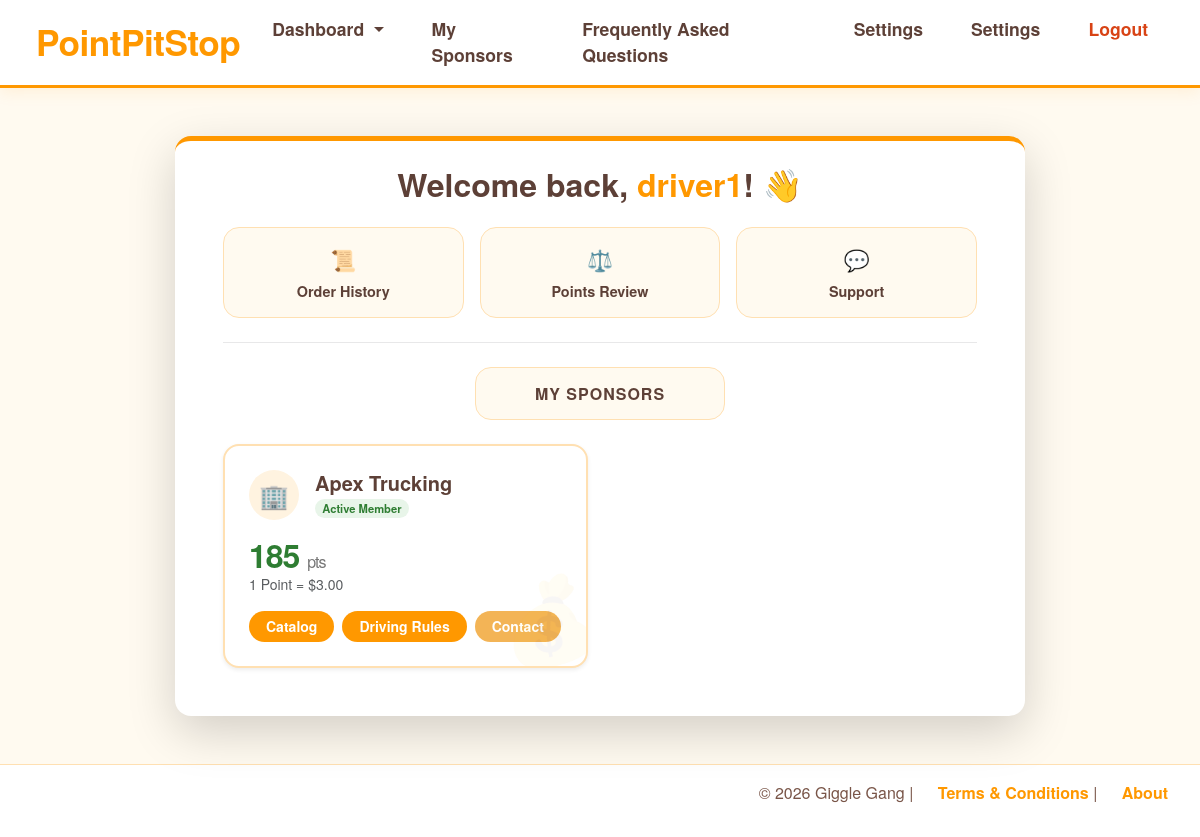
/dashboard (signed in), run on the app's committed database.
### models.py (models this page shows)
class Users(UserMixin, db.Model):
    __tablename__ = "users"
    id = db.Column(db.Integer, primary_key=True)
    username = db.Column(db.String(80), unique=True, nullable=False,index=True)
    password = db.Column(db.String(255), nullable=False)
    email = db.Column(db.String(120), unique=True, nullable=False,index=True)
    role = db.Column(db.String(50), nullable=False)
    creation_date = db.Column(db.DateTime, default=datetime.now, nullable=False)
    driver_profile = db.relationship("DriverProfile",back_populates="user",uselist=False,
        cascade="all,delete-orphan",lazy="joined")
    sponsor_profile = db.relationship("SponsorProfile",back_populates="user",uselist=False,
        cascade="all,delete-orphan",lazy="joined")
    admin_profile = db.relationship("AdminProfile",back_populates="user",uselist=False,
        cascade="all,delete-orphan",lazy="joined")

class DriverCompanyLink (db.Model):
    __tablename__ = "driver_company_link"
    id = db.Column(db.Integer, primary_key=True)
    driver_profile = db.relationship("DriverProfile",back_populates="company_links")
    driver_id = db.Column(db.Integer, db.ForeignKey('driver_profile.user_id'), nullable=False,index=True)
    company = db.relationship("SponsorCompany",back_populates="driver_links")
    company_id = db.Column(db.Integer, db.ForeignKey('sponsor_companies.id'), nullable=False,index=True)
    is_active = db.Column(db.Boolean, default=False, nullable=False, index=True)
    status_date = db.Column(db.DateTime, default=datetime.now, nullable=False)
    point_history = db.relationship("DriverPointsHistory"
                            ,backref="link"
                            ,lazy="dynamic")
    current_points = db.Column(db.Integer,default=0, nullable=False)

class SponsorCompany(db.Model):
    __tablename__ = "sponsor_companies"
    id = db.Column(db.Integer, primary_key=True)
    name = db.Column(db.String(150),unique=True,nullable=False)
    email = db.Column(db.String(120), unique=True, nullable=True,index=True)
    phone = db.Column(db.String(50), nullable=True)
    logo_filename = db.Column(db.String(255), nullable=True)
    brand_color = db.Column(db.String(255), nullable=True)
    points_conversion = db.Column(db.DECIMAL(10,2),nullable=False,default=.01)
    sponsor_users = db.relationship("SponsorProfile",back_populates="company")
    driver_links = db.relationship("DriverCompanyLink", back_populates="company")
    priceMax = db.Column(db.Integer, nullable=False, default=100)
    explicit = db.Column(db.Boolean, nullable=False, default=True)

### app.py (the view)
@app.route("/dashboard")
@login_required
def dashboard():
    if current_user.role == "driver":
        active_links = [link for link in g.profile.company_links if link.is_active]
        if not active_links:
            pending = DriverApplications.query.filter_by(user_id=current_user.id, status='pending').all()
            return render_template("driver/driver_waitingroom.html", username=current_user.driver_profile.firstname, pending_apps=pending)
        return render_template(
            "driver/driver_dashboard.html", username=current_user.username,links=active_links,profile=g.profile)
    elif current_user.role == "sponsor":
        return render_template("sponsor/sponsor_dashboard.html", username=current_user.username,firstname=g.profile.firstname,profile=g.profile)
    elif current_user.role == "admin":
        return render_template("admin/admin_dashboard.html", profile=g.profile,username=current_user.username)
    else:
        return redirect(url_for('auth.handle_logout'))

### app.py (called while the page is built)
@login_manager.user_loader
def load_user(user_id):
    return db.session.get(Users, int(user_id))

### templates/driver/driver_dashboard.html (shortened to what this page needs)
{% extends "base.html" %}
{% block body %}
<div class="container py-5">
    <div class="card pt-4 px-5 pb-5 shadow-lg rounded-4 border-0" style="max-width: 850px; margin: 0 auto; border-top: 5px solid #ff9800 !important;">
        <h2 class="text-center mt-0 mb-4" style="color: #5d4037; font-weight: 700;">
            Welcome back, <span style="color: #ff9800;">{{ username }}</span>! 👋
        </h2>
        <div class="row text-center g-3">
            <div class="col-sm-4">
                <a href="{{ url_for('driver.driver_order_history') }}" class="text-decoration-none">
                    <div class="p-3 rounded-4 action-card h-100" style="background-color: #fffaf0; border: 1px solid #ffe0b2;">
                        <span style="font-size: 1.3rem;">📜</span>
                        <h6 class="mt-2 mb-0" style="color: #5d4037; font-weight: 600; font-size: 0.9rem;">Order History</h6>
                    </div>
                </a>
            </div>
            <div class="col-sm-4">
                <a href="{{ url_for('driver.driver_points_review') }}" class="text-decoration-none">
                    <div class="p-3 rounded-4 action-card h-100" style="background-color: #fffaf0; border: 1px solid #ffe0b2;">
                        <span style="font-size: 1.3rem;">⚖️</span>
                        <h6 class="mt-2 mb-0" style="color: #5d4037; font-weight: 600; font-size: 0.9rem;">Points Review</h6>
                    </div>
                </a>
            </div>
            <div class="col-sm-4">
                <a href="{{ url_for('support.support_form') }}" class="text-decoration-none">
                    <div class="p-3 rounded-4 action-card h-100" style="background-color: #fffaf0; border: 1px solid #ffe0b2;">
                        <span style="font-size: 1.3rem;">💬</span>
                        <h6 class="mt-2 mb-0" style="color: #5d4037; font-weight: 600; font-size: 0.9rem;">Support</h6>
                    </div>
                </a>
            </div>
        </div>
        <hr class="my-4" style="opacity: 0.1;">
        <div class="d-flex justify-content-center mb-4">
            <div style="width: 250px;">
                <a href="{{ url_for('driver.mysponsors') }}" class="text-decoration-none">
                    <div class="p-3 rounded-4 action-card text-center" style="background-color: #fffaf0; border: 1px solid #ffe0b2;">
                        <h6 class="mb-0" style="color: #5d4037; font-weight: 700; text-transform: uppercase; letter-spacing: 1px;">
                            My Sponsors
                        </h6>
                    </div>
                </a>
            </div>
        </div>
        <div class="row g-4">
            {% for link in links %}
            <div class="col-md-6">
                <div class="wallet-card p-4 rounded-4 shadow-sm h-100 position-relative overflow-hidden"
                     style="background-color: #fff; border: 2px solid #ffe0b2; transition: transform 0.2s;">
                    <div class="position-absolute" style="right: -10px; bottom: -10px; font-size: 5rem; opacity: 0.05; transform: rotate(-15deg);">
                    </div>
                    <div class="d-flex align-items-center mb-3">
                        <div class="rounded-circle d-flex align-items-center justify-content-center"
                             style="width: 50px; height: 50px; background-color: #fff3e0; color: #ff9800; font-size: 1.5rem;">
                            {% if link.company.logo_filename %}
                                <img src="{{ url_for('static', filename='uploads/' + link.company.logo_filename) }}" style="width: 30px; height: auto;">
                            {% else %} 🏢 {% endif %}
                        </div>
                        <div class="ms-3">
                            <h5 class="mb-0" style="color: #5d4037; font-weight: 700;">{{ link.company.name }}</h5>
                            <span class="badge rounded-pill" style="background-color: #e8f5e9; color: #2e7d32; font-size: 0.7rem;">Active Member</span>
                        </div>
                    </div>
                    <div class="mt-2">
                        <h2 class="mb-0" style="color: #2e7d32; font-weight: 800; letter-spacing: -1px;">
                            {{ link.current_points }} <span style="font-size: 1rem; font-weight: 400; color: #757575;">pts</span>
                        </h2>
                        <p class="text-muted small mb-0">1 Point = ${{link.company.points_conversion}}</p>
                    </div>
                    <div class="d-flex gap-2 mt-3">
                        <a href="{{ url_for('driver.driver_catalog', link_id=link.id) }}"
                           class="btn btn-sm rounded-pill px-3"
                           style="background-color: #ff9800; color: white; font-weight: 600;">
                           Catalog
                        </a>
                        <a href="{{ url_for('driver.driver_view_org_rules', sourceORG=link.company_id) }}"
                           class="btn btn-sm rounded-pill px-3"
                           style="background-color: #ff9800; color: white; font-weight: 600;">
                           Driving Rules
                        </a>
                        <a href="{{ url_for('view_company_profile', company_id=link.company_id) }}"
                           class="btn btn-sm rounded-pill px-3"
                           style="background-color: #f3b456; color: white; font-weight: 600;">
                           Contact
                        </a>
                    </div>
                </div>
            </div>
            {% else %}
            <div class="col-12 text-center py-5 rounded-4" style="background-color: #fafafa; border: 2px dashed #eee;">
                <p class="text-muted">You aren't linked to any sponsors yet.</p>
                <a href="{{ url_for('driver.mysponsor') }}" class="btn btn-outline-warning rounded-pill">Find a Sponsor</a>
            </div>
            {% endfor %}
        </div>
    </div>
</div>
{% endblock %}

### static/css/style.css (style rules this page uses)
body { display: flex; flex-direction: column; font-family: 'Quicksand', 'Helvetica Neue', Helvetica, Arial, sans-serif; margin: 0; min-height: 100vh; background-color: #fffaf0; color: #5d4037; }

### templates/driver/driver_dashboard.html (style rules this page uses)
.action-card { transition: all 0.2s ease; }

### data on the page
Users: username "driver1"
DriverCompanyLink: company.name "Apex Trucking", current_points "185", company.points_conversion "3.00"
